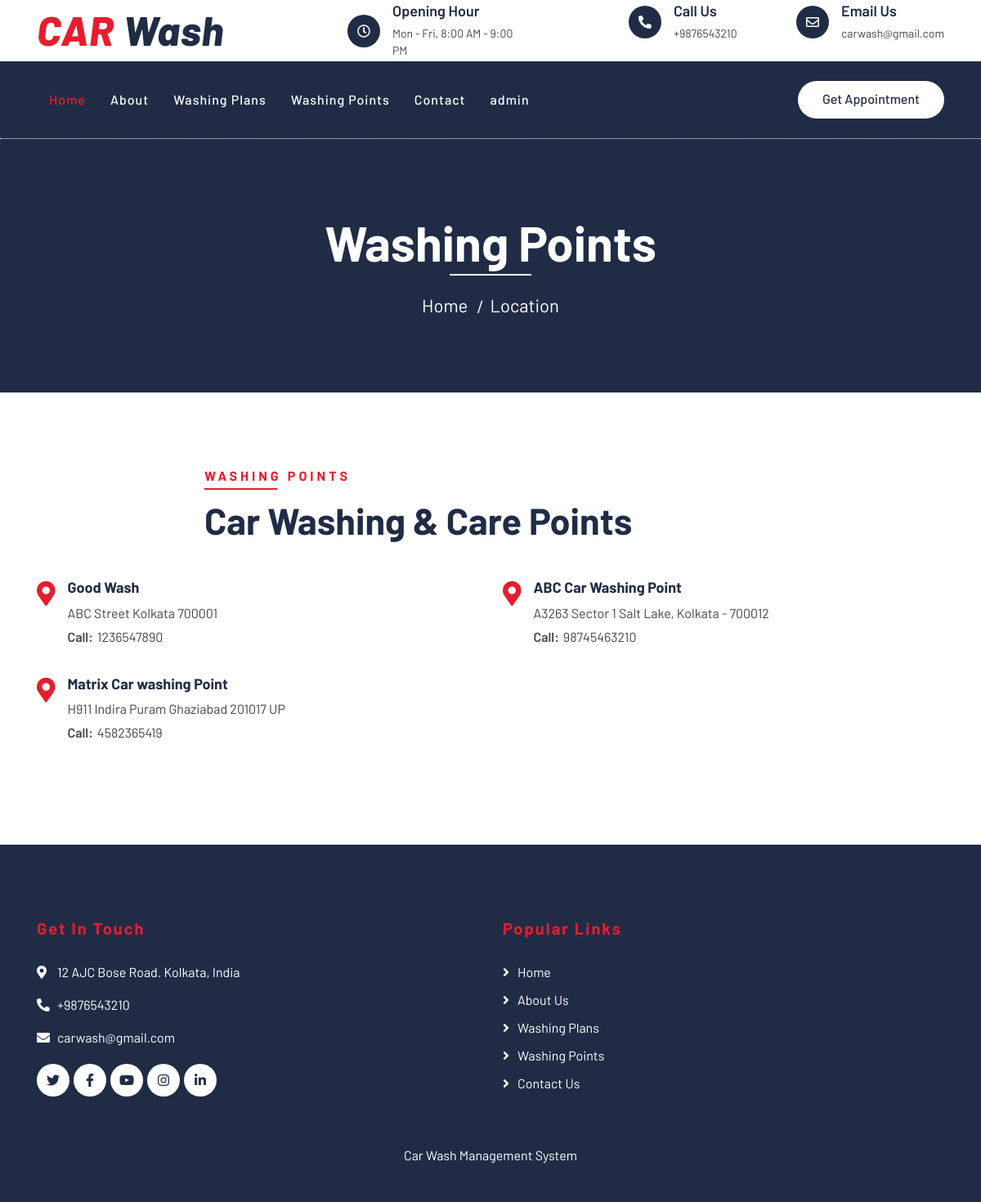
The page /location.php on the database its author committed.
### tables this page shows
CREATE TABLE `tblpages` (
  `id` int(11) NOT NULL,
  `type` varchar(255) DEFAULT '',
  `detail` longtext DEFAULT NULL,
  `openignHrs` varchar(255) DEFAULT NULL,
  `phoneNumber` bigint(20) DEFAULT NULL,
  `emailId` varchar(120) DEFAULT NULL
);

CREATE TABLE `tblwashingpoints` (
  `id` int(11) NOT NULL,
  `washingPointName` varchar(255) DEFAULT NULL,
  `washingPointAddress` varchar(255) DEFAULT NULL,
  `contactNumber` bigint(20) DEFAULT NULL,
  `creationDate` timestamp NOT NULL DEFAULT current_timestamp()
);

### location.php (the view, shortened to what this page needs)
<?php error_reporting(0);
include('includes/config.php');
?>
<!DOCTYPE html>
<html lang="en">
    <head>
        <link href="https://stackpath.bootstrapcdn.com/bootstrap/4.4.1/css/bootstrap.min.css" rel="stylesheet">
        <link href="https://cdnjs.cloudflare.com/ajax/libs/font-awesome/5.10.0/css/all.min.css" rel="stylesheet">
        <link href="lib/flaticon/font/flaticon.css" rel="stylesheet">
        <link href="lib/animate/animate.min.css" rel="stylesheet">
        <link href="lib/owlcarousel/assets/owl.carousel.min.css" rel="stylesheet">
        <link href="css/style.css" rel="stylesheet">
    </head>
    <body>
<?php include_once('includes/header.php');?>
        <div class="page-header">
            <div class="container">
                <div class="row">
                    <div class="col-12">
                        <h2>Washing Points</h2>
                    </div>
                    <div class="col-12">
                        <a href="index.php">Home</a>
                        <a href="location.php">Location</a>
                    </div>
                </div>
            </div>
        </div>
        <div class="location">
            <div class="container">
                <div class="row">
                    <div class="col-lg-12">
                        <div class="section-header text-left">
                            <p>Washing Points</p>
                            <h2>Car Washing & Care Points</h2>
                        </div>
                        <div class="row">
                            <?php $sql = "SELECT * from tblwashingpoints";
$query = $dbh -> prepare($sql);
$query->execute();
$results=$query->fetchAll(PDO::FETCH_OBJ);
foreach($results as $result)
{               ?>
                            <div class="col-md-6">
                                <div class="location-item">
                                    <i class="fa fa-map-marker-alt"></i>
                                    <div class="location-text">
                                <h3><?php echo htmlentities($result->washingPointName);?></h3>
                    <p><?php echo htmlentities($result->washingPointAddress);?></p>
                    <p><strong>Call:</strong><?php echo htmlentities($result->contactNumber);?></p>
                                    </div>
                                </div>
                            </div>
<?php } ?>
                        </div>
                    </div>
                </div>
            </div>
        </div>
<?php include_once('includes/footer.php');?>
    </body>
</html>

### includes/header.php (shortened to what this page needs)
        <div class="top-bar">
            <div class="container">
                <div class="row align-items-center">
                    <div class="col-lg-4 col-md-12">
                        <div class="logo">
                            <a href="index.php">
                                <h1>CAR <span>Wash</span></h1>
                            </a>
                        </div>
                    </div>
<?php
$sql = "SELECT * from tblpages where type='contact'";
$query = $dbh -> prepare($sql);
$query->execute();
$results=$query->fetchAll(PDO::FETCH_OBJ);
foreach($results as $result)
{
?>
                    <div class="col-lg-8 col-md-7 d-none d-lg-block">
                        <div class="row">
                            <div class="col-4">
                                <div class="top-bar-item">
                                    <div class="top-bar-icon">
                                        <i class="far fa-clock"></i>
                                    </div>
                                    <div class="top-bar-text">
                                        <h3>Opening Hour</h3>
                                        <p><?php   echo $result->openignHrs; ?></p>
                                    </div>
                                </div>
                            </div>
                            <div class="col-4">
                                <div class="top-bar-item">
                                    <div class="top-bar-icon">
                                        <i class="fa fa-phone-alt"></i>
                                    </div>
                                    <div class="top-bar-text">
                                        <h3>Call Us</h3>
                                        <p>+<?php   echo $result->phoneNumber; ?></p>
                                    </div>
                                </div>
                            </div>
                            <div class="col-4">
                                <div class="top-bar-item">
                                    <div class="top-bar-icon">
                                        <i class="far fa-envelope"></i>
                                    </div>
                                    <div class="top-bar-text">
                                        <h3>Email Us</h3>
                                        <p><?php   echo $result->emailId; ?></p>
                                    </div>
                                </div>
                            </div>
                        </div>
                    </div>
                <?php } ?>
                </div>
            </div>
        </div>
        <div class="nav-bar">
            <div class="container">
                <nav class="navbar navbar-expand-lg bg-dark navbar-dark">
                    <div class="collapse navbar-collapse justify-content-between" id="navbarCollapse">
                        <div class="navbar-nav mr-auto">
                            <a href="index.php" class="nav-item nav-link active">Home</a>
                            <a href="about.php" class="nav-item nav-link">About</a>
                            <a href="washing-plans.php" class="nav-item nav-link">Washing Plans</a>
                            <a href="location.php" class="nav-item nav-link">Washing Points</a>
                            <a href="contact.php" class="nav-item nav-link">Contact</a>
                            <a href="admin" class="nav-item nav-link">admin</a>
                        </div>
                        <div class="ml-auto">
                            <a class="btn btn-custom" href="contact.php">Get Appointment</a>
                        </div>
                    </div>
                </nav>
            </div>
        </div>

### includes/footer.php (shortened to what this page needs)
<div class="footer">
            <div class="container">
                <div class="row">
                    <div class="col-lg-6 col-md-6">
                        <div class="footer-contact">
                            <h2>Get In Touch</h2>
<?php
$sql = "SELECT * from tblpages where type='contact'";
$query = $dbh -> prepare($sql);
$query->execute();
$results=$query->fetchAll(PDO::FETCH_OBJ);
foreach($results as $result)
{
?>
                            <p><i class="fa fa-map-marker-alt"></i><?php   echo $result->detail; ?></p>
                            <p><i class="fa fa-phone-alt"></i>+<?php   echo $result->phoneNumber; ?></p>
                            <p><i class="fa fa-envelope"></i><?php   echo $result->emailId; ?></p>
                        <?php } ?>
                            <div class="footer-social">
                                <a class="btn" href=""><i class="fab fa-twitter"></i></a>
                                <a class="btn" href=""><i class="fab fa-facebook-f"></i></a>
                                <a class="btn" href=""><i class="fab fa-youtube"></i></a>
                                <a class="btn" href=""><i class="fab fa-instagram"></i></a>
                                <a class="btn" href=""><i class="fab fa-linkedin-in"></i></a>
                            </div>
                        </div>
                    </div>
                    <div class="col-lg-5 col-md-6">
                        <div class="footer-link">
                            <h2>Popular Links</h2>
                              <a href="index.php">Home</a>
                            <a href="about.php">About Us</a>
                            <a href="washing-plans.php">Washing Plans</a>
                            <a href="location.php">Washing Points</a>
                            <a href="contact.php">Contact Us</a>
                        </div>
                    </div>
                </div>
            </div>
            <div class="container copyright">
                <p>Car Wash Management System</p>
            </div>
        </div>

### rows shown on the page
tblpages: openignHrs "Mon - Fri, 8:00 AM - 9:00 PM", phoneNumber "9876543210", emailId "carwash@gmail.com", detail "12 AJC Bose Road. Kolkata, India"
tblwashingpoints: washingPointName "Good Wash", washingPointAddress "ABC Street Kolkata 700001", contactNumber "1236547890"
tblwashingpoints: washingPointName "ABC Car Washing Point", washingPointAddress "A3263 Sector 1 Salt Lake, Kolkata - 700012", contactNumber "98745463210"
tblwashingpoints: washingPointName "Matrix Car washing Point", washingPointAddress "H911 Indira Puram Ghaziabad 201017 UP", contactNumber "4582365419"
